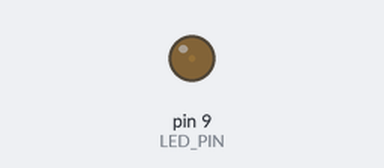
The sketch below on a simulated Arduino Uno, built with avr-gcc and run on an emulated ATmega328P. Parts: output pins drawn as LEDs (lit = HIGH).

Above: at 0.05 s.
At 1.15 s:
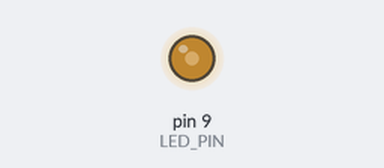
At 2.3 s:
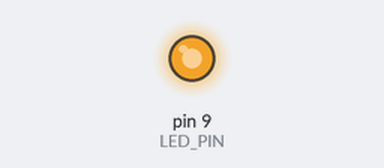
At 4.6 s:
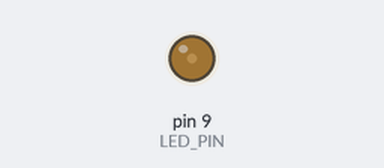
Timing chart, 0 to 6.7 s (numbered marks = the images above):
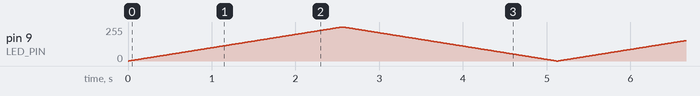

The sketch:

ex_PWM_RGB_led.ino
```cpp
//PWM으로 LED 밝기 조절

// 센서 연결 핀 선언
#define LED_PIN 9 // PWM기능


void setup() {
  pinMode(LED_PIN, OUTPUT);
}

void loop() {
  // LED 밝기 조절
  for(int value=0; value<=255; value++){
    analogWrite(LED_PIN, value);
    delay(10);
  }
  for(int value=255; value>=0; value--){
    analogWrite(LED_PIN, value);
    delay(10);
  }
}
```
